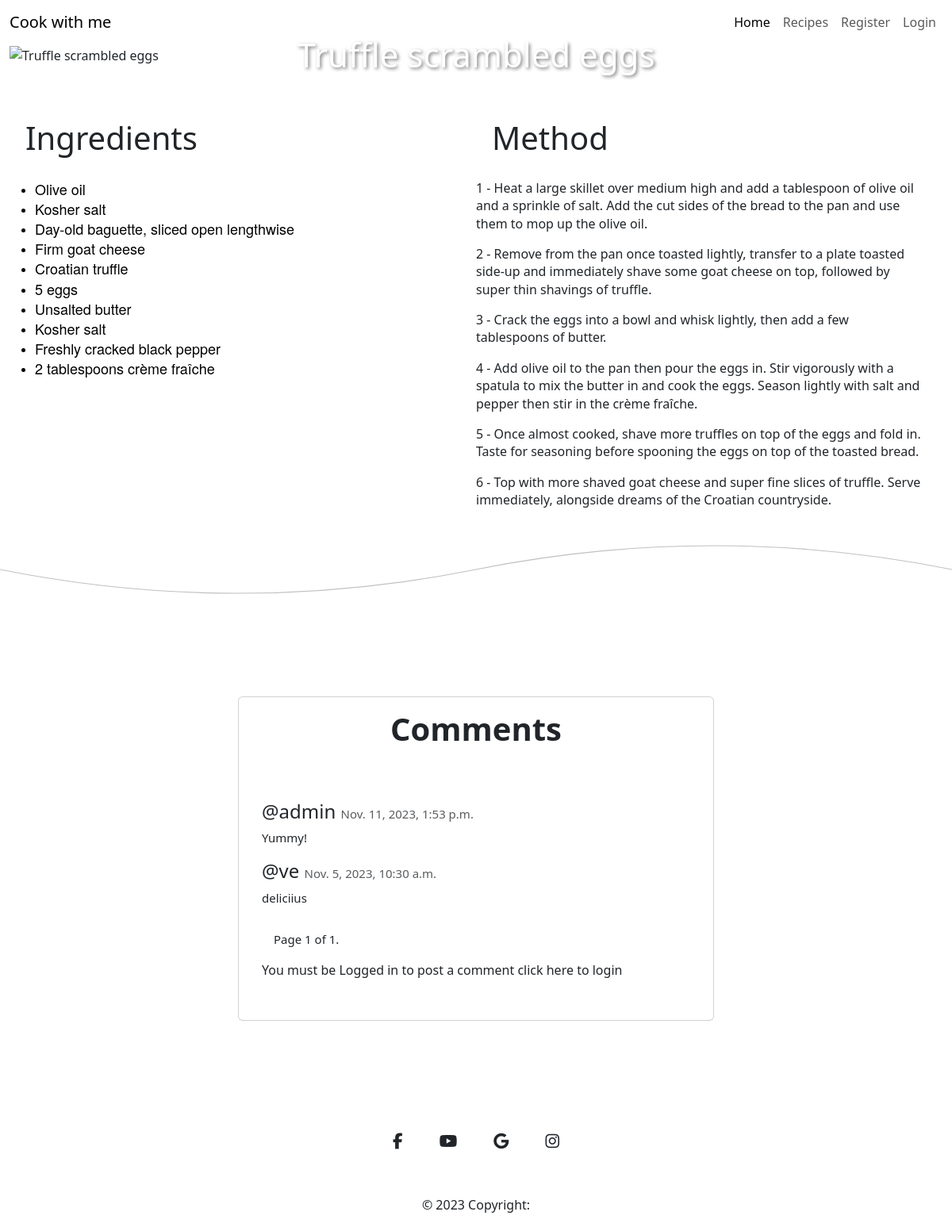
/recipes/3/, run on an earlier commit of the app's database.
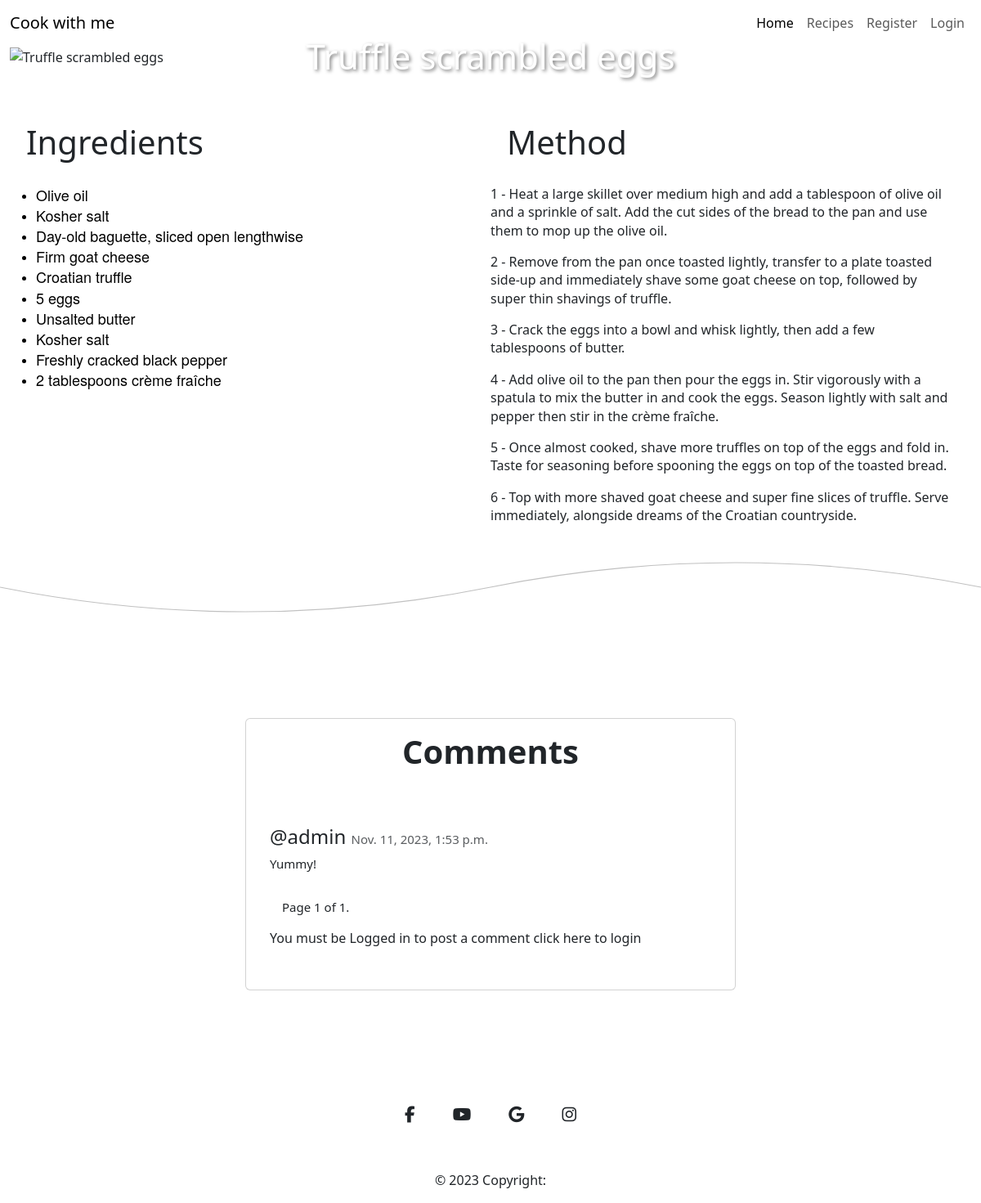
And on a later commit of the database.
### cook_recipe/models.py (models this page shows, shortened)
class Comment(models.Model):
    recipe = models.ForeignKey(Recipe, on_delete=models.CASCADE)
    user = models.ForeignKey(
        User,
        on_delete=models.CASCADE,
        null=True,
        blank=True
    )
    email = models.EmailField(max_length=50, blank=True, null=True)
    content_body = models.TextField(max_length=400)
    comment_approved = models.BooleanField(default=False)
    created_on = models.DateTimeField(auto_now_add=True)

### cook_recipe/views.py (the view, shortened to what this page needs)
def recipe_content(request, recipe_id):
    recipe = get_object_or_404(Recipe, pk=recipe_id)
    comments = recipe.comment_set.all().order_by('-created_on')
    paginator = Paginator(comments, 4)  # Show 4 comments per page
    page = request.GET.get('page')
    comments = paginator.get_page(page)
    form = CommentForm()
    return render(request,
                  'recipe_content.html',
                  {'form': form, 'recipe': recipe, 'comments': comments})

### templates/recipe_content.html (shortened to what this page needs)
{% extends 'base.html' %}
{% load static%}
{% load crispy_forms_tags%}
{% block content %}
<div class="container-fluid flex">
    <div class="col-12 title-box">
        <img src="{{ recipe.recipe_image.url }}" alt="{{ recipe.title }}" class="img-fluid w-100">
        <h1>{{ recipe.title }}</h1>
     </div>
</div>
<div class="container-fluid row mt-5">
        <div class="col-md-6">
            <h2 class="title-content">Ingredients</h2>
            {{ recipe.content|safe }}
        </div>
        <div class="col-md-6">
            <h2 class="title-content">Method</h2>
            {{ recipe.content_method|safe }}
        </div>
</div>
<svg xmlns="http://www.w3.org/2000/svg" viewBox="0 0 1000 100" preserveAspectRatio="none">
    <path d="M0 50 Q 250 100 500 50 T 1000 50" fill="none" stroke="silver" stroke-width="1"></path>
</svg>
<div class="d-flex justify-content-center mt-100 mb-100">
    <div class="col-lg-6">
        <div class="card">
            <div class="card-body text-center">
                <h3 class="card-title fs-1">Comments</h3>
            </div>
            <div class="comment-widgets">
                <div class="d-flex flex-row comment-row m-t-0">
                    <div class="comment-text w-100">
                        {% for comment in comments %}
                             <h4 class="fs-4 mt-3">@{{ comment.user }} <span class="text-muted float-right">{{ comment.created_on }}</span></h4>
                             <span class="m-b-15 d-block">{{ comment.content_body }}</span>
                        {% endfor %}
                        <div class="pagination">
                            <span class="step-links">
                                <span class="current">
                                    Page {{ comments.number }} of {{ comments.paginator.num_pages }}.
                                </span>
                            </span>
                        </div>
                        {% if user.is_authenticated %}
                            <h5>Add a Comment</h5>
                            <form method="post">
                                {% csrf_token %}
                                {{ form|crispy }}
                                <button type="submit" class="btn btn-success btn-sm mt-5">Publish</button>
                            </form>
                        {% else %}
                            <p>You must be Logged in to post a comment <a href="{% url 'account_login' %}">click here</a> to login </p>
                        {% endif %}
                    </div>
                </div>
            </div>
        </div>
    </div>
</div>
{% endblock %}

What changed in the data, as far as the page shows it:
removed Comment: user "ve", created_on "Nov. 5, 2023, 10:30 a.m.", content_body "deliciius"
